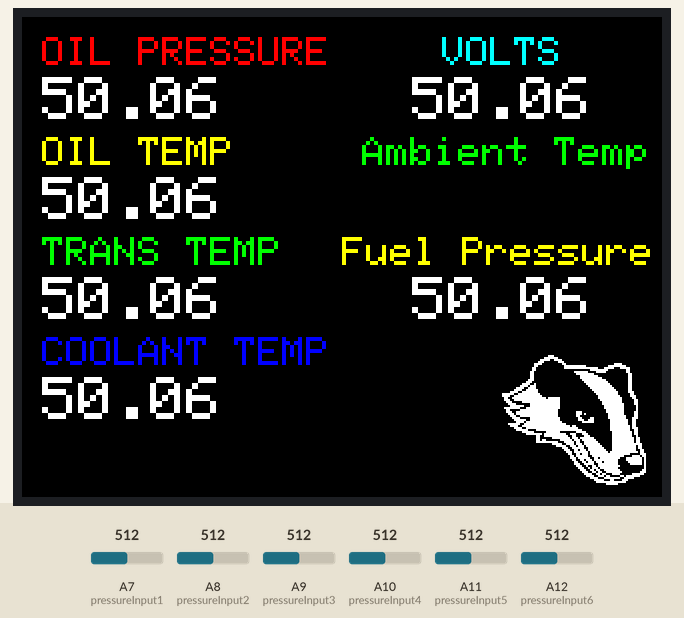
Recording of a sketch running on a simulated Arduino Mega 2560, built with avr-gcc and run on an emulated ATmega2560. On the bench: 320×240 colour display. The test bench sets the inputs (shaded band); at power-on: A7 (pressureInput1) = 512, A8 (pressureInput2) = 512, A9 (pressureInput3) = 512, A10 (pressureInput4) = 512, A11 (pressureInput5) = 512, A12 (pressureInput6) = 512.

Above: at 4.5 s.
4.6 s: A7 (pressureInput1) set to 716
At 5.7 s:
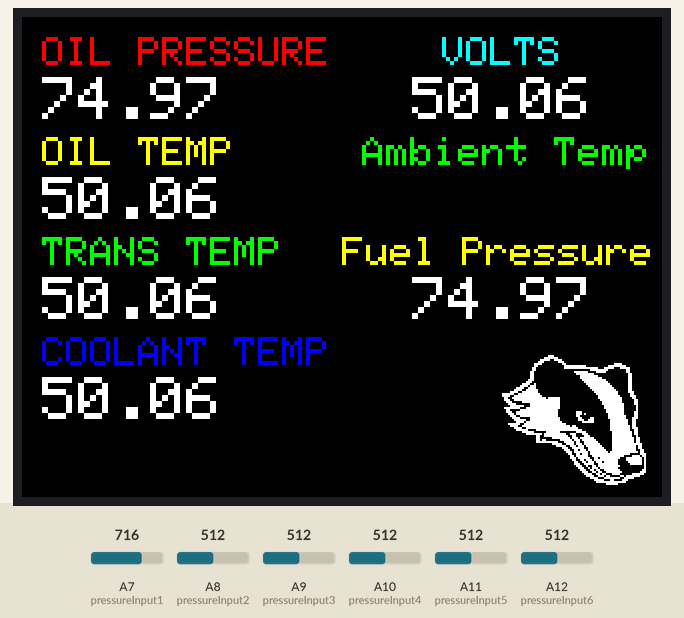
6.5 s: A8 (pressureInput2) set to 716
At 7.0 s:
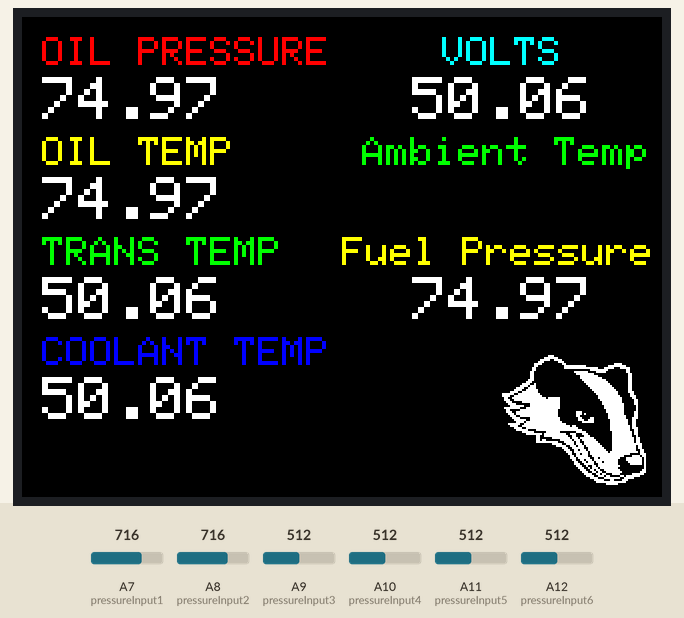
11.5 s: A9 (pressureInput3) set to 716
At 12.0 s:
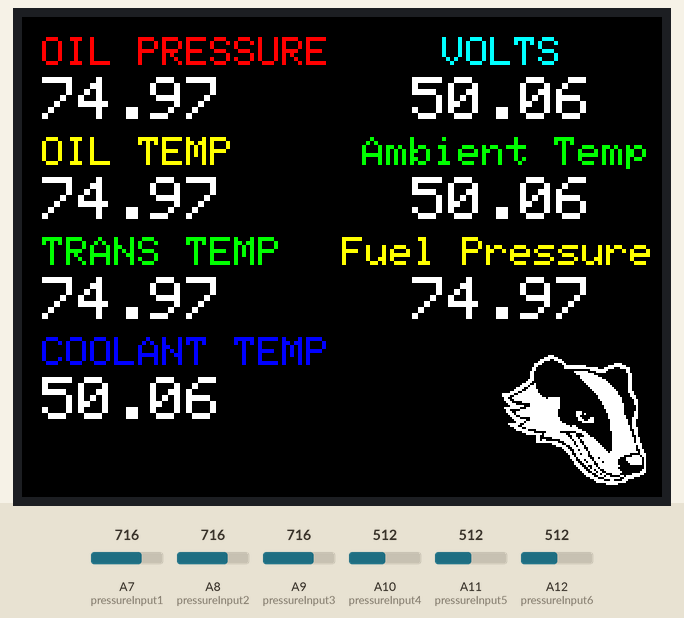
13.2 s: A10 (pressureInput4) set to 716
At 14.4 s:
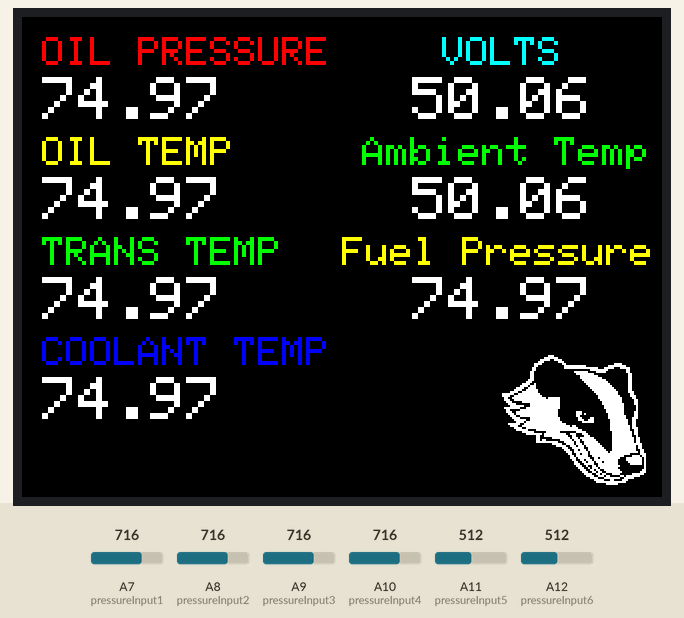
14.7 s: A11 (pressureInput5) set to 716
At 16.2 s:
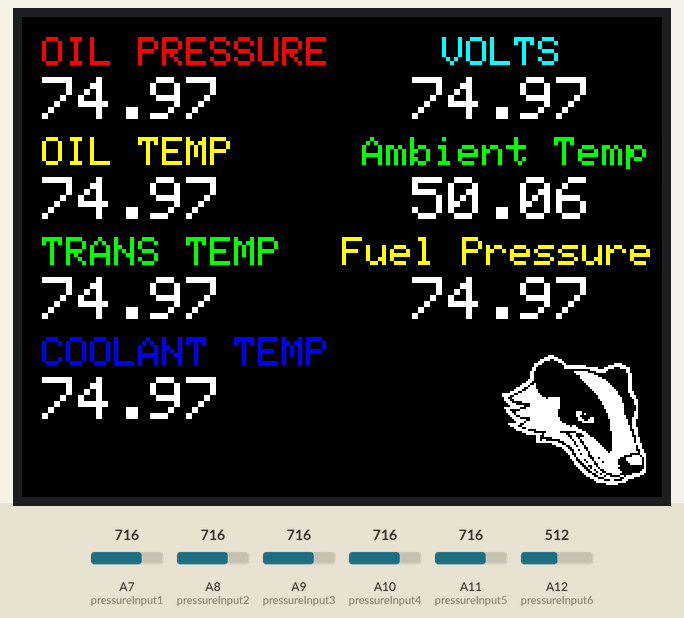
16.9 s: A12 (pressureInput6) set to 716
At 20.8 s:
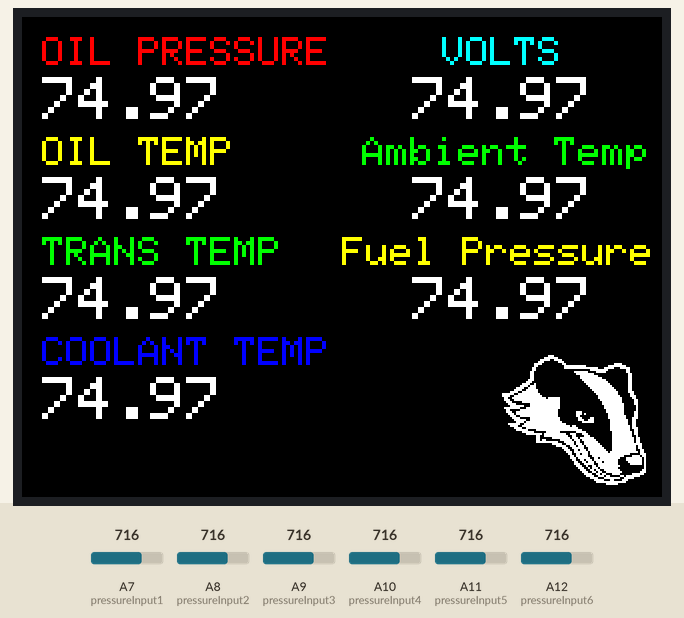
Timing chart, 0 to 22.3 s (numbered marks = the images above; inputs shaded):
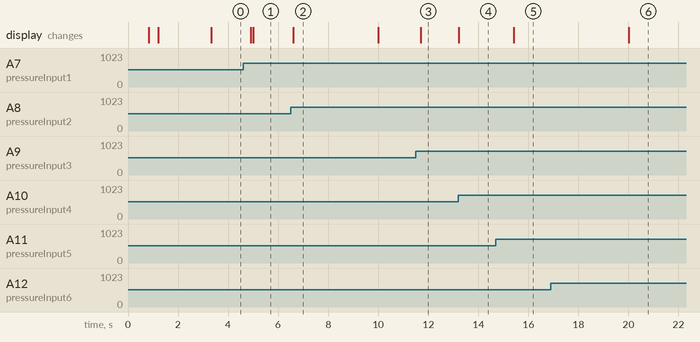

Measured:
- after the input at 4.6 s, the display: first changes after 0.30 s (image 1 shows a later state)
- after the input at 6.5 s, the display: changes after 0.11 s (image 2)
- after the input at 11.5 s, the display: changes after 0.20 s (image 3)
- after the input at 13.2 s, the display: changes at once (image 4)
- after the input at 14.7 s, the display: changes after 0.71 s (image 5)
- after the input at 16.9 s, the display: changes after 3.1 s (image 6)
- what the display in image 2 shows lasts 3.4 s, from 6.6 s to 10.0 s

The sketch:

pressuresensor_on_28tft_ili9341_rev9.ino
```cpp
//must use adafruit gfx 1.5.3 to compile, newer versions broke tftlcd
//need to vary sensor update times, need millis
//need to turn images into sprites
#include <Adafruit_TFTLCD.h>
#include "logo.h" //logo bitmap here
#include "inputs.h" //sensor inputs here
#include "splashscreen.h" //hbms splashscrren logo here

//LCD setup
#define LCD_CS A3
#define LCD_CD A2
#define LCD_WR A1
#define LCD_RD A0
#define LCD_RESET A4

//Color setup
#define BLACK   0x0000
#define BLUE    0x001F
#define RED     0xF800
#define GREEN   0x07E0
#define CYAN    0x07FF
#define MAGENTA 0xF81F
#define YELLOW  0xFFE0
#define WHITE   0xFFFF

//function wait definitions, set values for each sensor
#define SENSOR_INTERVAL1 700 //oil pressure
#define SENSOR_INTERVAL2 1100 //oil temp
#define SENSOR_INTERVAL3 1300 //trans temp
#define SENSOR_INTERVAL4 1200 //coolant temp
#define SENSOR_INTERVAL5 2200 //voltage
#define SENSOR_INTERVAL6 10000 //ambient temp
#define SENSOR_INTERVAL7 1250 //fuel pressure
unsigned long time_1 = 0;
unsigned long time_2 = 0;
unsigned long time_3 = 0;
unsigned long time_4 = 0;
unsigned long time_5 = 0;
unsigned long time_6 = 0;
unsigned long time_7 = 0;

Adafruit_TFTLCD tft(LCD_CS, LCD_CD, LCD_WR, LCD_RD, LCD_RESET);

//sensor inputs were here, moved to inputs.h
//bring functions over from tabs, must call otherwise random errors can occur
void oilpressure();
void oiltemp();
void transtemp();
void coolanttemp();
void voltage();
void ambientairtemp();
void fuelpressure();
void projecttitle();
void drawsensortitle();
void AllSensorScreen();

void setup() {
  tft.begin(0x9341); //must include this begin point for ili9341
  tft.setRotation(1);
  tft.fillScreen(WHITE);
  projecttitle("Pressure Project ", WHITE);
  delay(500);
  projecttitle_clear("Pressure Project ", WHITE);
  delay(200);
  tft.drawBitmap(30, 20, SPLASH, 250, 200, BLACK); //WHOLE SCREEN IMAGE, if black, white, very slow draw
  delay(2000);
  tft.fillScreen(BLACK); // way faster than drawing a black bitmap
  tft.drawBitmap(240, 165, Badger, 72, 72, WHITE); //bottom right
  drawsensortitle("", WHITE); //must declare color but color set in function
  //tft.drawBitmap(240, 165, Badger, 72, 72, WHITE); //bottom right
}

void loop() {
    if(millis() >= time_1 + SENSOR_INTERVAL1){
      time_1 +=SENSOR_INTERVAL1;
      oilpressure("", WHITE); //oil pressure
    }

    if(millis() >= time_2 + SENSOR_INTERVAL2){
      time_2 +=SENSOR_INTERVAL2;
      oiltemp("", WHITE); //oil temp
    }

    if(millis() >= time_3 + SENSOR_INTERVAL3){
      time_3 +=SENSOR_INTERVAL3;
      transtemp("", WHITE); //trans temp
    }

    if(millis() >= time_4 + SENSOR_INTERVAL4){
      time_4 +=SENSOR_INTERVAL4;
      coolanttemp("", WHITE); //coolant temp
    }

    if(millis() >= time_5 + SENSOR_INTERVAL5){
      time_5 +=SENSOR_INTERVAL5;
      voltage("", WHITE); //voltage
    }

    if(millis() >= time_6 + SENSOR_INTERVAL6){
      time_6 +=SENSOR_INTERVAL6;
      ambientairtemp("", WHITE); //ambient air temp
    }

    if(millis() >= time_7 + SENSOR_INTERVAL7){
      time_7 +=SENSOR_INTERVAL7;
      fuelpressure("", WHITE); //fuel pressure
    }
}
```

inputs.h
```cpp
//sensor and code taken from ovens garage, now modified
const int pressureInput1 = A7; //select the analog input pin for oil pressure
const int pressureInput2 = A8; //select the analog input pin for oil temp
const int pressureInput3 = A9; //select the analog input pin for trans temp
const int pressureInput4 = A10; //select the analog input pin for coolant temp
const int pressureInput5 = A11; //select the analog input pin for voltage
const int pressureInput6 = A12; //select the analog input pin for ambient temp
const int pressureInput7 = A13; //select the analog input pin for fuel pressure

//pressure transducer variables
const int pressureZero = 102.4; //analog reading of pressure transducer at 0psi
const int pressureMax = 921.6; //analog reading of pressure transducer at 100psi
const int pressuretransducermaxPSI = 100; //psi value of transducer being used
float pressureValue = 0; //variable to store the value coming from the pressure transducers
```

screen_functions.ino
```cpp
void projecttitle(char *text, uint16_t color) {
  tft.setCursor(15,30);
  tft.setTextColor(BLACK, WHITE);
  tft.setTextSize(3);
  tft.print(text);
  delay(100);
}

void projecttitle_clear(char *text, uint16_t color) {
  tft.setCursor(15,30);
  tft.setTextColor(WHITE, WHITE);
  tft.setTextSize(3);
  tft.print(text);
  delay(100);
}

void drawsensortitle(char *text, uint16_t color) {
  tft.setCursor(10, 10);
  tft.setTextColor(RED);
  tft.setTextSize(2);
  tft.print("OIL PRESSURE "); //Transducer Pressure
  tft.setCursor(10, 60);
  tft.setTextColor(YELLOW);
  tft.setTextSize(2);
  tft.print("OIL TEMP "); //Oil Temp
  tft.setCursor(10, 110);
  tft.setTextColor(GREEN);
  tft.setTextSize(2);
  tft.print("TRANS TEMP "); //Transmission Temp
  tft.setCursor(10, 160);
  tft.setTextColor(BLUE);
  tft.setTextSize(2);
  tft.print("COOLANT TEMP "); //Coolant temp
  tft.setCursor(210, 10);
  tft.setTextColor(CYAN);
  tft.setTextSize(2);
  tft.print("VOLTS "); //Vehicle Voltage
  tft.setCursor(170, 60);
  tft.setTextColor(GREEN);
  tft.setTextSize(2);
  tft.print("Ambient Temp"); //Vehicle Voltage
  tft.setCursor(160, 110);
  tft.setTextColor(YELLOW);
  tft.setTextSize(2);
  tft.print("Fuel Pressure"); //Vehicle Voltage

}
```

sensor_functions.ino
```cpp
void oilpressure(char *text, uint16_t color) {
  pressureValue = analogRead(pressureInput1); //reads value from input pin and assigns to variable
  pressureValue = ((pressureValue-pressureZero)*pressuretransducermaxPSI)/(pressureMax-pressureZero);
  //conversion equation to convert analog reading to psi
  tft.setCursor(10,30);
  tft.setTextColor(WHITE, BLACK);
  tft.setTextSize(3);
  tft.print(pressureValue);
  //delay(50);
};

void oiltemp(char *text, uint16_t color) { //change to thermistor
  pressureValue = analogRead(pressureInput2); //reads value from input pin and assigns to variable
  pressureValue = ((pressureValue-pressureZero)*pressuretransducermaxPSI)/(pressureMax-pressureZero);
  //conversion equation to convert analog reading to psi
  tft.setCursor(10,80);
  tft.setTextColor(WHITE, BLACK);
  tft.setTextSize(3);
  tft.print(pressureValue);
  //delay(100);
};

void transtemp(char *text, uint16_t color) { //change to thermistor
  pressureValue = analogRead(pressureInput3); //reads value from input pin and assigns to variable
  pressureValue = ((pressureValue-pressureZero)*pressuretransducermaxPSI)/(pressureMax-pressureZero);
  //conversion equation to convert analog reading to psi
  tft.setCursor(10,130);
  tft.setTextColor(WHITE, BLACK);
  tft.setTextSize(3);
  tft.print(pressureValue);
  //delay(100);
}

void coolanttemp(char *text, uint16_t color) { //change to thermistor
  pressureValue = analogRead(pressureInput4); //reads value from input pin and assigns to variable
  pressureValue = ((pressureValue-pressureZero)*pressuretransducermaxPSI)/(pressureMax-pressureZero);
  //conversion equation to convert analog reading to psi
  tft.setCursor(10,180);
  tft.setTextColor(WHITE, BLACK);
  tft.setTextSize(3);
  tft.print(pressureValue);
  //delay(500);
}

void voltage(char *text, uint16_t color) { //now acts as one "screen"
  pressureValue = analogRead(pressureInput5); //reads value from input pin and assigns to variable
  pressureValue = ((pressureValue-pressureZero)*pressuretransducermaxPSI)/(pressureMax-pressureZero);
  //conversion equation to convert analog reading to psi
  tft.setCursor(195,30);
  tft.setTextColor(WHITE, BLACK);
  tft.setTextSize(3);
  tft.print(pressureValue);
  //delay(500);
}

void ambientairtemp(char *text, uint16_t color) { //change to thermistor
  pressureValue = analogRead(pressureInput6); //reads value from input pin and assigns to variable
  pressureValue = ((pressureValue-pressureZero)*pressuretransducermaxPSI)/(pressureMax-pressureZero);
  //conversion equation to convert analog reading to psi
  tft.setCursor(195, 80);
  tft.setTextColor(WHITE, BLACK);
  tft.setTextSize(3);
  tft.print(pressureValue);
  //delay(500);
}

void fuelpressure(char *text, uint16_t color) {
  pressureValue = analogRead(pressureInput1); //reads value from input pin and assigns to variable
  pressureValue = ((pressureValue-pressureZero)*pressuretransducermaxPSI)/(pressureMax-pressureZero);
  //conversion equation to convert analog reading to psi
  tft.setCursor(195,130);
  tft.setTextColor(WHITE, BLACK);
  tft.setTextSize(3);
  tft.print(pressureValue);
  //delay(50);
};
```

Source omitted: logo.h (data table, 4074 bytes), plashscreen.h (data table, 235593 bytes)
